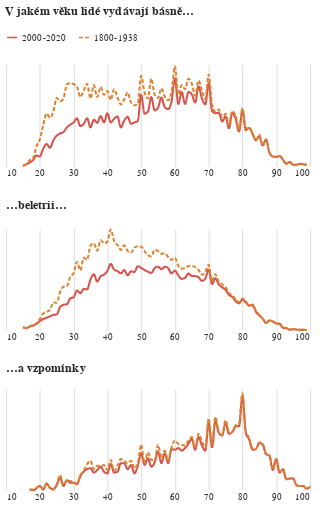

Write notebook code for a chart like this one.
### Code cell
alt.vconcat(tvar1, tvar2, tvar3, title=alt.Title("V jakém věku lidé vydávají básně…")).resolve_scale(x='shared').configure_view(stroke='transparent')

### Figure 1 — Vega-Lite specification as saved in the notebook (floating-point values rounded to 4 significant figures; data arrays with more than 128 entries replaced by an {"elided": "..."} marker saying what was removed)
{"config": {"title": {"font": "Noticia Text", "fontSize": 11.5, "anchor": "start", "lineHeight": 19, "fontWeight": "bolder", "subtitleFont": "Noticia Text", "subtitleFontSize": 10, "subtitleLineHeight": 15, "subtitlePadding": 10, "dy": -10, "color": "#292829", "subtitleColor": "#292829"}, "axis": {"labelFont": "Asap", "titleFont": "Asap", "fontWeight": "lighter", "titleFontWeight": "lighter", "labelFontSize": 9, "titleFontSize": 9, "labelPadding": 2, "titlePadding": 9, "domainOpacity": 0, "tickColor": "#DCDDD6", "labelColor": "#292829"}, "legend": {"labelFont": "Asap", "labelFontWeight": "normal", "titleFont": "Asap", "titleFontWeight": "normal", "labelFontSize": 9, "titleFontSize": 9, "labelColor": "#292829"}, "view": {"stroke": "transparent"}}, "vconcat": [{"data": {"name": "data-6e71ddd013f6ec9ce641f574397c691f"}, "mark": {"type": "line", "interpolate": "monotone"}, "encoding": {"color": {"field": "obdobi", "legend": {"orient": "top", "title": null}, "scale": {"range": ["#D6534B", "#DB842F"]}, "sort": ["2000-2020", "1800-1838"], "type": "nominal"}, "strokeDash": {"field": "obdobi", "legend": null, "sort": ["2000-2020", "1800-1838"], "type": "nominal"}, "x": {"axis": {"domain": false, "tickSize": 0, "title": null}, "field": "vek", "type": "quantitative"}, "y": {"axis": null, "field": "len", "stack": "zero", "type": "quantitative"}}, "height": 100, "width": 300}, {"data": {"name": "data-f5091aebb7dd677569945f8320b43bfa"}, "mark": {"type": "line", "interpolate": "monotone"}, "encoding": {"color": {"field": "obdobi", "legend": null, "scale": {"range": ["#D6534B", "#DB842F"]}, "sort": ["2000-2020", "1800-1838"], "type": "nominal"}, "strokeDash": {"field": "obdobi", "legend": null, "sort": ["2000-2020", "1800-1838"], "type": "nominal"}, "x": {"axis": {"domain": false, "tickSize": 0, "title": null}, "field": "vek", "type": "quantitative"}, "y": {"axis": null, "field": "len", "stack": "zero", "type": "quantitative"}}, "height": 100, "title": "…beletrii…", "width": 300}, {"data": {"name": "data-d8b028b5c4d27d5f5f180b821dfed3a9"}, "mark": {"type": "line", "interpolate": "monotone"}, "encoding": {"color": {"field": "obdobi", "legend": null, "scale": {"range": ["#D6534B", "#DB842F"]}, "sort": ["2000-2020", "1800-1838"], "type": "nominal"}, "strokeDash": {"field": "obdobi", "legend": null, "sort": ["2000-2020", "1800-1838"], "type": "nominal"}, "x": {"axis": {"domain": false, "tickSize": 0, "title": null}, "field": "vek", "type": "quantitative"}, "y": {"axis": null, "field": "len", "stack": "zero", "type": "quantitative"}}, "height": 100, "title": "…a vzpomínky", "width": 300}], "resolve": {"scale": {"x": "shared"}}, "title": {"text": "V jakém věku lidé vydávají básně…"}, "$schema": "https://vega.github.io/schema/vega-lite/v5.8.0.json", "datasets": {"data-6e71ddd013f6ec9ce641f574397c691f": {"elided": "152 records"}, "data-f5091aebb7dd677569945f8320b43bfa": {"elided": "157 records"}, "data-d8b028b5c4d27d5f5f180b821dfed3a9": {"elided": "142 records"}}}
